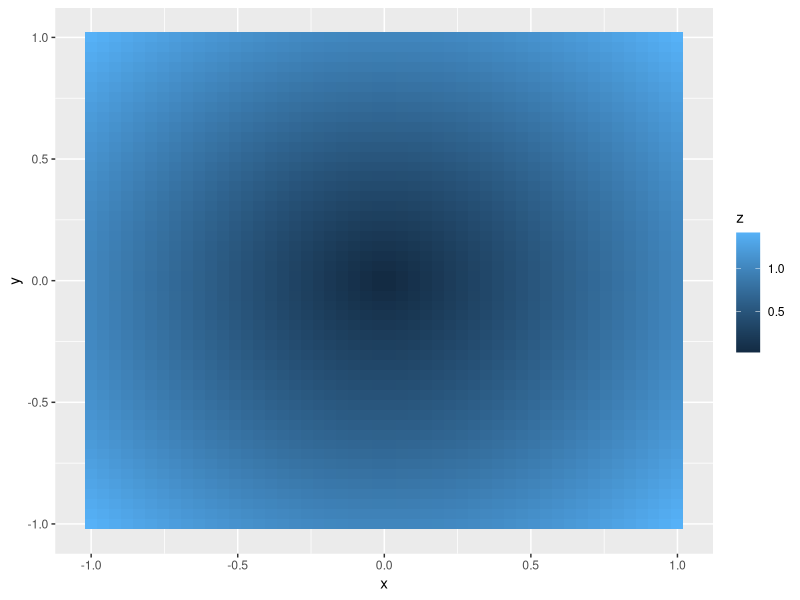

Source code (R):
## ---- chunk 1
library(tidyverse)
## ---- chunk 2
x1 <- 1:5
x2 <- 2:6
sqrt(sum((x2 - x1)^2))

(x2 - x1)^2 %>%
  sum() %>%
  sqrt()
## ---- chunk 3
# computer the binomial coefficients
n <- 5
x <- 0:5
choose(n, x)
n %>% choose(x)
x %>% choose(n, .)
list(n = 5, x = 0:5) %>% {
  choose(.$n, .$x)
}
## ---- chunk 4
f <- function(x) {
  x$a <- 2
  x
}

x <- list(a = 1)
isTRUE(all.equal(f(x), x))
## ---- chunk 5
x <- 1
y <- 2
x + y
`+`(x, y)

a <- 3:5
a[3]
`[`(a, 3)

z <- 1
`<-`(z, 1)

for (i in 1:10) print(i)
`for`(i, 1:10, print(i))
## ---- chunk 6
add <- function(x, y) x + y
add(3, 1)

body(add) <- quote(x - y)
add(3, 1)
## ---- chunk 7
df <- tibble(
  a = rnorm(10),
  b = rnorm(10),
  c = rnorm(10),
  d = rnorm(10)
)
## ---- chunk 8
median(df$a)
median(df$b)
median(df$c)
median(df$d)
## ---- chunk 9
# a base R for loop
output <- vector("double", ncol(df)) # 1. output
for (i in seq_along(df)) { # 2. sequence
  output[[i]] <- median(df[[i]]) # 3. body
}
output
## ---- chunk 10
rescale01 <- function(x) {
  rng <- range(x, na.rm = TRUE)
  (x - rng[1]) / (rng[2] - rng[1])
}

df$a <- rescale01(df$a)
df$b <- rescale01(df$b)
df$c <- rescale01(df$c)
df$d <- rescale01(df$d)

# or simply
for (i in seq_along(df)) {
  df[[i]] <- rescale01(df[[i]])
}
## ---- chunk 11
map(df, median)
df %>% map(median)
## ---- chunk 12
# the input is not necessary to be a data frame
c(9, 16, 25) %>% map(sqrt)

fab_norm <- function(p) {
  x <- c(1, 1, 2, 3, 5, 8)
  (sum(abs(x)^p))^(1 / p)
}

fab_norm(1)
fab_norm(1.5)
fab_norm(2)
# but fab_norm(c(1, 1.5, 2)) does not work
c(1, 1.5, 2) %>% map(fab_norm)
## ---- chunk 13
mean(df$a, trim = 0.5)
mean(df$b, trim = 0.5)
mean(df$c, trim = 0.5)
mean(df$d, trim = 0.5)

# pass additional arguments
map(df, mean, trim = 0.5)
# equivalently
df %>% map(mean, trim = 0.5)
## ---- chunk 14
# preserve names
z <- list(x = 1:3, y = 4:5)
map(z, length)
# equivalently
z %>% map(length)
## ---- chunk 15
(models <- mtcars %>%
  group_split(cyl) %>%
  map(function(df) lm(mpg ~ wt, data = df)))

# or simply
(models <- mtcars %>%
  group_split(cyl) %>%
  map(~ lm(mpg ~ wt, data = .)))
## ---- chunk 16
map_dbl(c(9, 16, 25), sqrt)
## ---- chunk 17
list(LETTERS, letters) %>% map_chr(2)
## ---- chunk 18
mtcars %>%
  group_split(cyl) %>%
  map(~ lm(mpg ~ wt, data = .)) %>%
  map(summary) %>%
  map_dbl("r.squared")
## ---- chunk 19
a <- c(7, 8, 9)
b <- c(2, 3, 4)

map2(a, b, choose)
a %>% map2(b, choose)
b %>% map2(a, ., choose)
# or equivalently
map2(a, b, ~ choose(.x, .y))
map2(a, b, function(x, y) choose(x, y))
## ---- chunk 20
l <- list(
  a = c(1, 2, 3),
  b = c(5, 4, 8),
  c = c(4, 7, 9)
)

l %>% pmap(function(a, b, c) a / (b + c))
# or equivalently
l %>% pmap(~ ..1 / (..2 + ..3))
## ---- chunk 21
a <- c(11, 12, 13)
b <- c(4, 5, 6)
a %>% imap_dbl(~ .x + b[.y])
# equivalently
a %>% imap_dbl(function(v, i) v + b[i])
## ---- chunk 22
a <- 11:20
m <- list(lowers = letters, uppers = LETTERS)

a %>% pluck(1) # equivalent to a[1]
m %>% pluck("lowers") # equivalent to m["lowers"]
m %>% pluck("lowers", 2) # equivalent to m["lowers"][2]
## ---- chunk 23
is_even <- function(x) x %% 2 == 0
a %>% keep(is_even)
# or equivalently
a %>% keep(~ . %% 2 == 0)

m %>% keep(~ "A" %in% .)
## ---- chunk 24
a %>% keep(~ !is_even(.))
a %>% keep(negate(is_even))
a %>% discard(is_even)
## ---- chunk 25
# is every element in `a` even?
a %>% every(is_even) # maybe equivalent to all(is_even(a))
# are some elements in `a` even?
a %>% some(is_even) # maybe equivalent to any(is_even(a))

a %>% has_element(12) # 12 is a double
a %>% has_element(12L)

# the first even number is
a %>% detect(is_even)
# the first even number divisible by 7 is
a %>% detect(~ . %% 7 == 0)

# get the index of the first element  divisible by 7, then extract it
a %>%
  detect_index(~ . %% 7 == 0) %>%
  pluck(a, .)
## ---- chunk 26
# a %>% modify(~ . + 1) results in an error because a is an integer vector
a %>% modify(~ . + 1L)

a %>% modify_if(is_even, ~ -.)
a %>% modify_if(~ !is_even(.), ~ -.)

a %>% modify_at(c(1, 3, 5), ~ . + 2L)
## ---- chunk 27
m %>% flatten_chr()
## ---- chunk 28
(m1 <- m %>% map(~ .[1:5]))

m1 %>% pluck("lowers", 2)
m1 %>%
  transpose() %>%
  map(~ stringr::str_c(.$lowers, .$uppers))
## ---- chunk 29
li <- list(a = 1, b = 2)
li %>%
  append(list(c = 3, d = 3)) %>%
  prepend(list(x = 0, y = 0)) %>%
  splice(u = 3, v = 4)
## ---- chunk 30
a <- c(7, 8, 9)
b <- c(2, 3, 4)
choose(7, 3)
lift(choose)(list(7, 3))
cross2(a, b) %>% map_dbl(lift(choose))
## ---- chunk 31
li <- list(
  a = c(7, 8, 9),
  b = c(2, 3, 4)
)
li %>%
  set_names(c("n", "k")) %>%
  cross() %>%
  map(lift(choose))
## ---- chunk 32
dat <- tibble(
  x = seq(-1, 1, length = 50),
  y = seq(-1, 1, length = 50)
)


# we wish to plot a heat map of sqrt(x^2 + y^2)

dat %>% mutate(z = sqrt(x^2 + y^2)) # wrong

dat %>%
  cross_df() %>%
  mutate(z = sqrt(x^2 + y^2)) %>%
  ggplot(aes(x, y, fill = z)) +
  geom_tile()
## ---- chunk 33
reduce(1:4, `+`)
# it means ((1 + 2) + 3) + 4
reduce(1:4, `+`, .dir = "backward")
# it means 1 + (2 + (3 + 4))

reduce(4:1, choose)
# it means choose(choose(choose(4, 3), 2), 1)
## ---- chunk 34
# shortcircuit a reduction
sum_until <- function(x, y) {
  out <- x + y
  if (out > 30) {
    done(out)
  } else {
    out
  }
}

reduce(1:10, sum_until)
## ---- chunk 35
accumulate(1:4, `+`)
## ---- chunk 36
accumulate(1:10, sum_until)
## ---- chunk 37
mtcars %>%
  nest(data = -cyl)
# or more readible
mtcars %>%
  group_by(cyl) %>%
  nest() %>%
  mutate(model = map(data, ~ lm(mpg ~ wt, data = .))) %>%
  transmute(r_sq = model %>% map(summary) %>% map_dbl("r.squared"))
